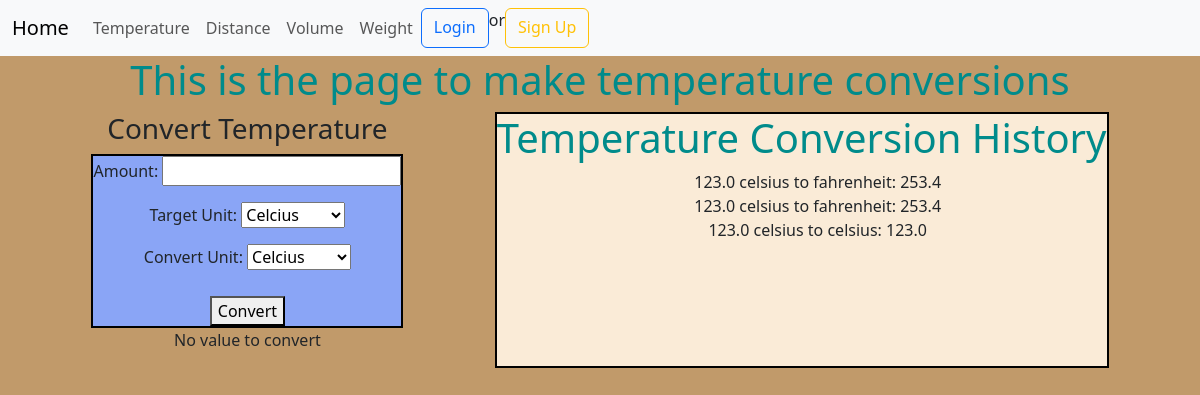
Before: /temperature/ with the older database file.
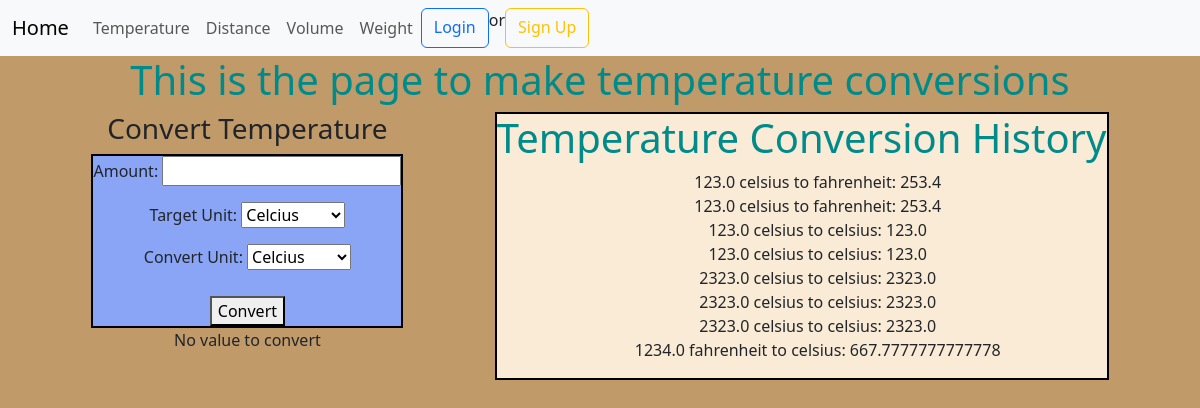
After: the same page with the newer database file.
### pages/models.py (models this page shows, shortened)
class ConversionHistory(models.Model):
    category = models.CharField(max_length=50)
    targetUnit = models.CharField(max_length=50)
    convertUnit = models.CharField(max_length=50)
    amount = models.FloatField()
    result = models.FloatField(null=True, blank=True)
    created_at = models.DateTimeField(null=True, auto_now_add=True)

### pages/views.py (the view)
# urls.py: path('temperature/', views.temperature_view, name="temperature"),
def temperature_view(request):
    form = TempConversionForm()
    converted_value = None
    category = "temperature"
    if request.method == 'POST':
        form = TempConversionForm(request.POST)
        if form.is_valid():
            print("form is valid") #check if code works
            amount = form.cleaned_data['amount']
            targetUnit = form.cleaned_data['targetUnit']
            convertUnit = form.cleaned_data['convertUnit']
            print(f"Amount: {amount}, Target Unit: {targetUnit}, Convert Unit: {convertUnit}, Category: {category}")
            converted_value = perform_temp_conversion(amount, targetUnit, convertUnit)
            conversion_record = ConversionHistory(
                amount = amount,
                targetUnit = targetUnit,
                convertUnit = convertUnit,
                category = category,
                result = converted_value
            )
            conversion_record.save()
    else:
        print(form.errors) # log error
        form = TempConversionForm()
    form.fields['category'].initial = category
    history = ConversionHistory.objects.filter(category='temperature') #get conversion history
    return render(request, 'pages/temperature.html', {'form': form, 'history': history, 'converted_value':converted_value})

### pages/forms.py
class TempConversionForm(forms.Form):
    model = ConversionHistory
    amount = forms.FloatField(label='Amount', min_value=0)
    targetUnit = forms.ChoiceField(
        label='Target Unit',
        choices=[
            ('celsius', 'Celcius'),
            ('fahrenheit', 'Fahrenheit'),
            ('kelvin', 'Kelvin'),
        ])
    convertUnit = forms.ChoiceField(
        label='Convert Unit',
        choices=[
            ('celsius', 'Celcius'),
            ('fahrenheit', 'Fahrenheit'),
            ('kelvin', 'Kelvin'),
        ])
    category = forms.CharField(widget=forms.HiddenInput())
    fields = ['targetUnit','amount','convertUnit','category','result']

### templates/pages/temperature.html (shortened to what this page needs)
{% extends 'base.html' %}
{% load static %}
{% block css %}
    <link rel="stylesheet" href="{% static 'css/base.css' %}">
{% endblock css %}
{% block content %}
<h1>This is the page to make temperature conversions</h1>
<section class="app-container">
<div class="conversion-form">
<h3>Convert Temperature</h3>
<fieldset>
<form method="POST" action="{% url 'temperature' %}">
{{ form.as_p }}
<button type="submit">Convert</button><label>
</form>
</fieldset>
{% if converted_value is not None %}
<h2>Conversion Result:</h2>
<p>The converted value is: <strong>{{ converted_value }}</strong></p>
{% else %}
<p>No value to convert</p>
{% endif %}
</div>
<div id="history">
<h1>Temperature Conversion History</h1>
<ul>
    {% for conversion in history %}
    <li>{{ conversion.amount }} {{ conversion.targetUnit }} to {{ conversion.convertUnit }}: {{ conversion.result }}</li>
    {% empty %}
    <li>No conversion history available.</li>
    {% endfor %}
</ul>
</div>
</section>
{% endblock content %}

### templates/base.html (shortened to what this page needs)
{% load static %}
<!DOCTYPE html>
<html lang="en">
<head>
          <link href="https://cdn.jsdelivr.net/npm/bootstrap@5.3.3/dist/css/bootstrap.min.css" rel="stylesheet"
>
    <link rel="stylesheet" href="https://cdnjs.cloudflare.com/ajax/libs/font-awesome/6.7.1/css/all.min.css">
    {% block css %}{% endblock css %}
</head>
<body>
{% include 'navbar.html' %}
    <main>
        {% block content %}
        {% endblock content %}
    </main>
</body>
</html>

### templates/navbar.html (shortened to what this page needs)
<nav class="navbar navbar-expand-lg bg-body-tertiary">
  <div class="container-fluid">
    <a class="navbar-brand" href="{% url 'home' %}">Home</a>
    <div class="collapse navbar-collapse" id="navbarNav">
      <ul class="navbar-nav">
        <li class="nav-item">
          <a class="nav-link" href="{% url 'temperature' %}">Temperature</a>
        </li>
        <li class="nav-item">
          <a class="nav-link" href="{% url 'distance' %}">Distance</a>
        </li>
        <li class="nav-item">
          <a class="nav-link" href="{% url 'volume' %}">Volume</a>
        </li>
        <li class="nav-item">
          <a class="nav-link" href="{% url 'weight' %}">Weight</a>
        </li>
      </ul>
                <div class="login-button">
        {% if user.is_authenticated %}
          <button class="btn btn-outline-dark">Welcome: {{user.username}}</button>
          <a class="btn btn-outline-danger" href="{% url 'logout' %}">Logout</a>
        {% else %}
          <a class="btn btn-outline-primary" href="{% url 'login' %}">Login</a>
          <p> or </p>
          <a class="btn btn-outline-warning" href="{% url 'signup' %}">Sign Up</a>
        {% endif %}
      </div>
    </div>
  </div>
</nav>

### static/css/base.css (style rules this page uses)
body { background-color: #C19A6A; }
h1 { color: darkcyan; }
form { display: flex; flex-direction: column; align-items: center; }
button { margin-top: 10px; }
.app-container { display: flex; justify-content: space-evenly; flex-direction: column; text-align: center; }
.conversion-form { display: flex; flex-direction: column; }
fieldset { border: 2px solid black; background-color: #8aa5f6 }
ul { list-style-type: none; }
#history { background-color: antiquewhite; border: 2px solid black; }
.login-button { float: right; display: flex; flex: row; }
@media (min-width: 990px) { body { background-color: #C19A6A; } }
@media (min-width: 990px) { h1 { color: darkcyan; text-align: center; } }
@media (min-width: 990px) { .app-container { display: flex; flex-direction: row; } }

Changed rows visible on the page:
added ConversionHistory: amount "123.0", targetUnit "celsius", convertUnit "celsius", result "123.0"
added ConversionHistory: amount "2323.0", targetUnit "celsius", convertUnit "celsius", result "2323.0"
added ConversionHistory: amount "2323.0", targetUnit "celsius", convertUnit "celsius", result "2323.0"
added ConversionHistory: amount "2323.0", targetUnit "celsius", convertUnit "celsius", result "2323.0"
added ConversionHistory: amount "1234.0", targetUnit "fahrenheit", convertUnit "celsius", result "667.7777777777778"
